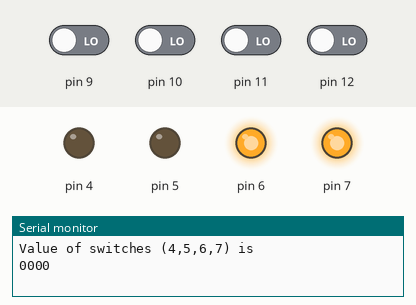
This sketch was run on a simulated Arduino Uno, built with avr-gcc and run on an emulated ATmega328P. Parts: output pins drawn as LEDs (lit = HIGH), the last lines printed to the serial monitor. The test bench sets the inputs (shaded band); at power-on: pin 9–12 LOW.

Above: at 0.15 s.
At 0.25 s:
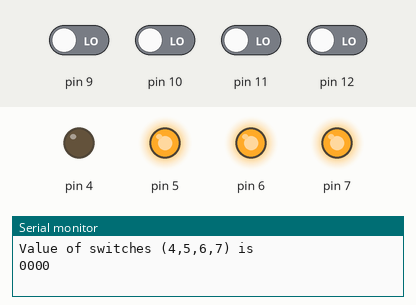
At 0.6 s:
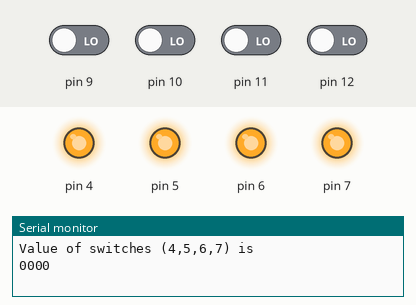
At 1.95 s:
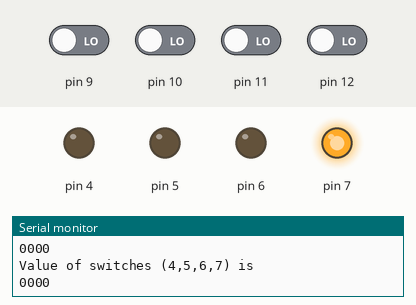
At 3.3 s:
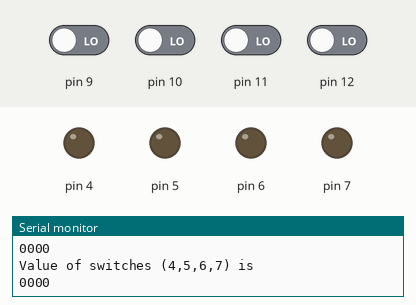
Timing chart, 0 to 4.4 s (numbered marks = the images above):
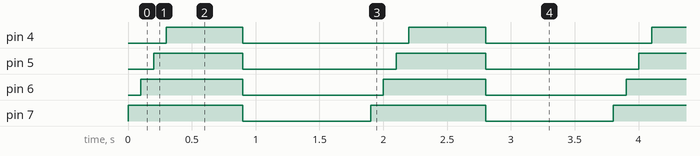

The sketch:

tester.ino
```cpp
void setup() {
  // put your setup code here, to run once:
  Serial.begin(9600);
  pinMode(4, OUTPUT);
  pinMode(5, OUTPUT);
  pinMode(6, OUTPUT);
  pinMode(7, OUTPUT);
}

void loop() {
  // put your main code here, to run repeatedly:
  Serial.println("Value of switches (4,5,6,7) is ");
  Serial.print(digitalRead(9));
  Serial.print(digitalRead(10));
  Serial.print(digitalRead(11));
  Serial.print(digitalRead(12));
  Serial.println();
    digitalWrite(7, HIGH);   // turn the LED on (HIGH is the voltage level)
  delay(100);              // wait for a second
    digitalWrite(6, HIGH);   // turn the LED on (HIGH is the voltage level)
  delay(100);              // wait for a second
    digitalWrite(5, HIGH);   // turn the LED on (HIGH is the voltage level)
  delay(100);              // wait for a second
      digitalWrite(4, HIGH);   // turn the LED on (HIGH is the voltage level)
  delay(100);              // wait for a second


  delay(500);              // wait for a second
  digitalWrite(7, LOW);    // turn the LED off by making the voltage LOW
  digitalWrite(6, LOW);    // turn the LED off by making the voltage LOW
  digitalWrite(5, LOW);    // turn the LED off by making the voltage LOW
  digitalWrite(4, LOW);    // turn the LED off by making the voltage LOW
  delay(1000);              // wait for a second

}
```

Measured:
- by itself, pin 4: alternates HIGH for 0.60 s and LOW for 1.3 s
- by itself, pin 5: alternates HIGH for 0.70 s and LOW for 1.2 s
- by itself, pin 6: alternates HIGH for 0.80 s and LOW for 1.1 s
- by itself, pin 7: alternates HIGH for 0.90 s and LOW for 1.0 s
